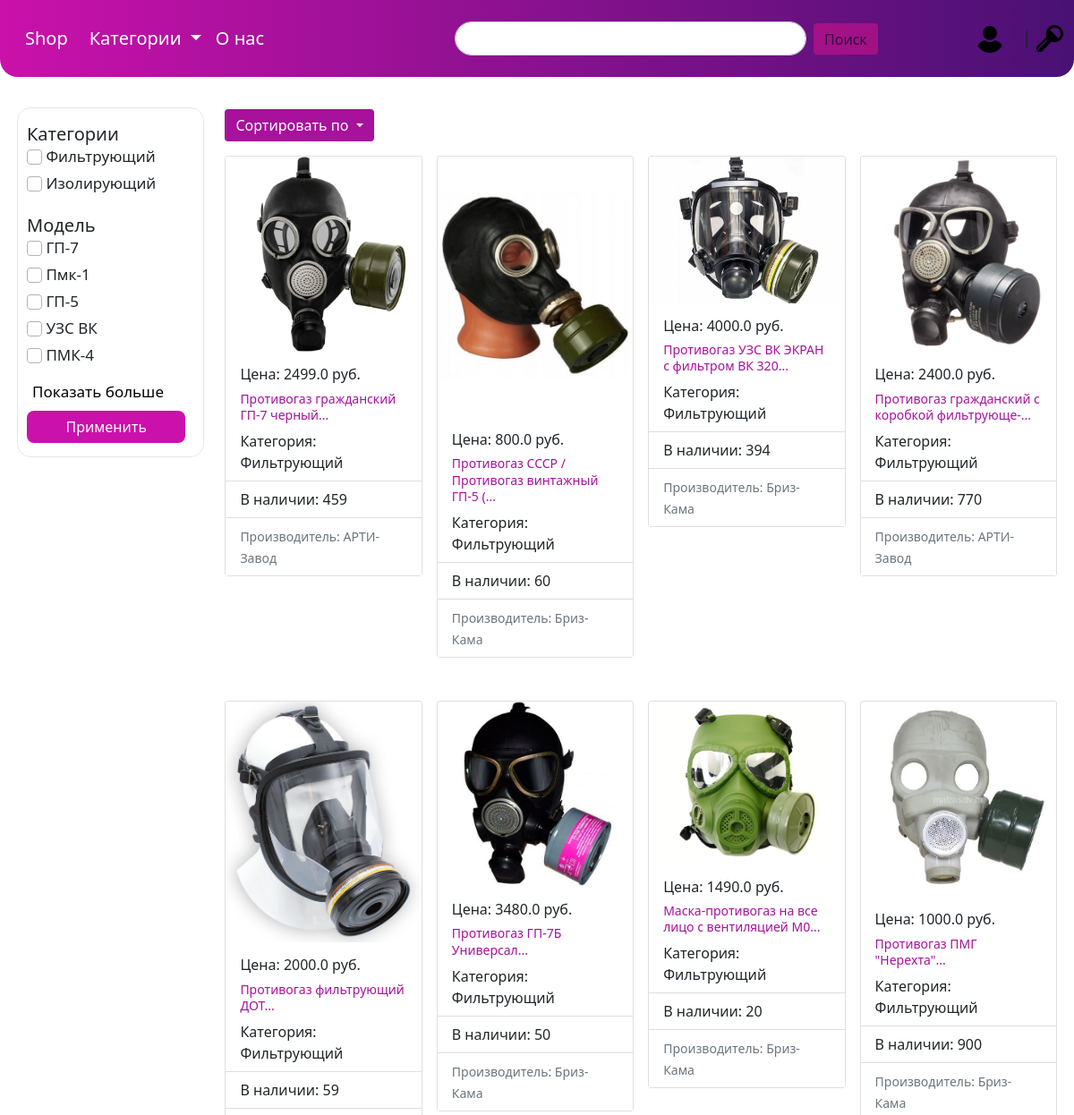
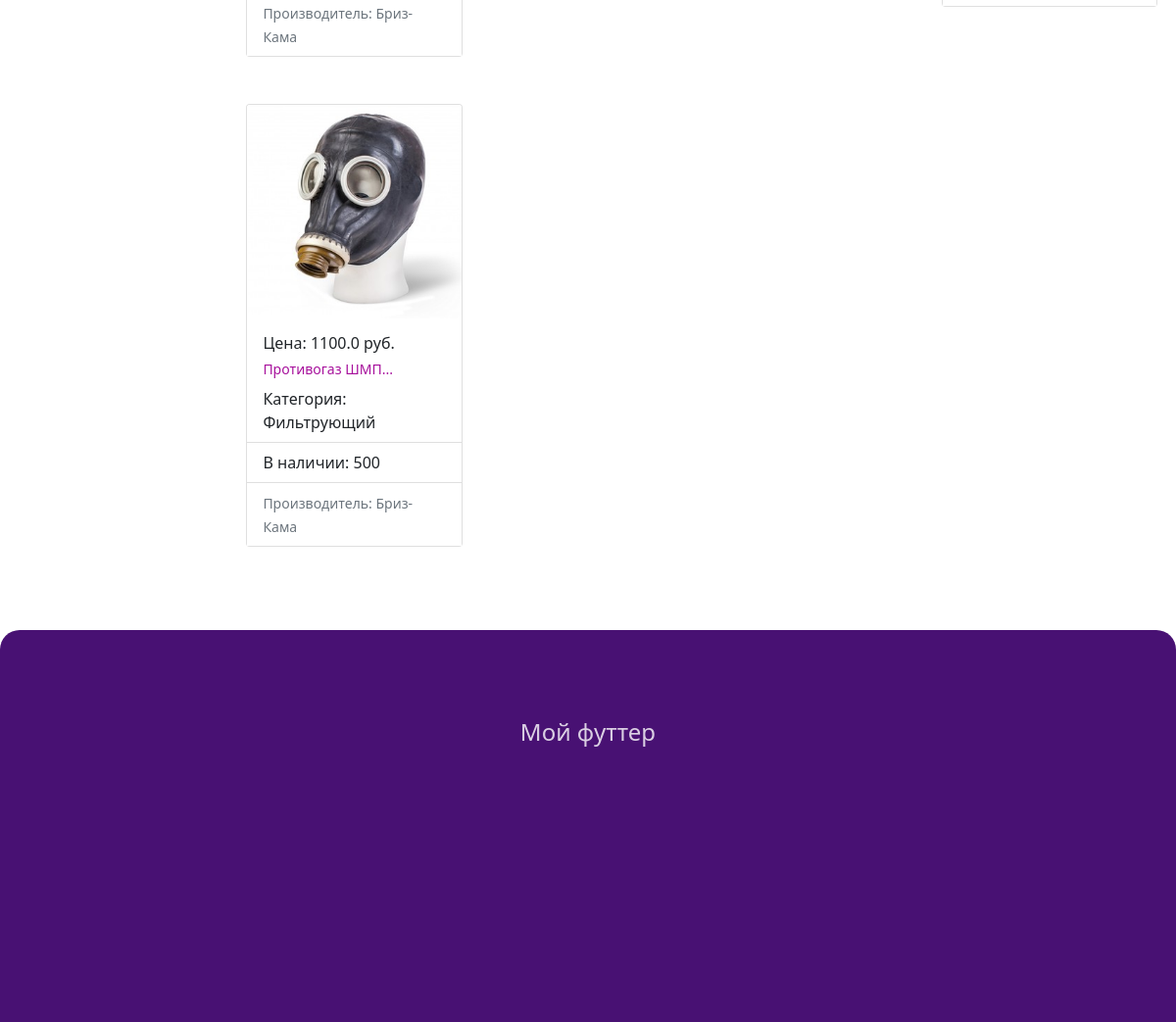
Screenshot of /shop/category/filtruyushchiy/ with the database file from the repository (2 pictures, top to bottom).
### shop/models.py (models this page shows, shortened)
class Category(models.Model):
    name = models.CharField(max_length=255, unique=True, verbose_name='Имя категории')
    content = models.TextField(blank=True, verbose_name='Описание')
    is_availability = models.BooleanField(default=False, verbose_name='Доступность')
    quantity = models.IntegerField(default=0, verbose_name='Кол-во в наличии')
    slug = models.SlugField(max_length=255, unique=True, db_index=True, verbose_name='URL')
    def get_absolute_url(self):
        return reverse('category', kwargs={'cat_slug': self.slug})
    def __str__(self):
        return self.name
    class Meta:
        verbose_name = 'Категория'
        verbose_name_plural = 'Категории'

class Product(models.Model):
    name = models.CharField(max_length=255, unique=True, verbose_name='Имя товара')
    content = models.TextField(blank=True, verbose_name='Описание')
    image = models.ImageField(upload_to='photos/product/%Y/%m/%d', verbose_name='Изображение')
    model = models.CharField(max_length=255, blank=False, verbose_name='Модель товара')
    price = models.FloatField(verbose_name='Цена')
    is_availability = models.BooleanField(default=False, verbose_name='Доступность')
    quantity = models.IntegerField(default=0, verbose_name='Кол-во в наличии')
    slug = models.SlugField(max_length=255, unique=True, db_index=True, verbose_name='URL')
    cat = models.ForeignKey('Category', on_delete=models.CASCADE, verbose_name='Категория')
    manuf = models.ForeignKey('Manufacturer', on_delete=models.CASCADE, verbose_name='Производитель')
    def get_absolute_url(self):
        return reverse('product-info', kwargs={'product_slug': self.slug})
    class Meta:
        verbose_name = 'Товар'
        verbose_name_plural = 'Товары'

class Manufacturer(models.Model):  # Производитель
    name = models.CharField(max_length=255, unique=True, verbose_name='Имя производителя')
    content = models.TextField(blank=True, verbose_name='Описание')
    logo = models.ImageField(upload_to='photos/manufacturer/%Y/%m/%d', verbose_name='Лого')
    slug = models.SlugField(max_length=255, unique=True, db_index=True, verbose_name='URL')
    def __str__(self):
        return self.name
    class Meta:
        verbose_name = 'Производитель'
        verbose_name_plural = 'Производители'

### shop/views.py (the view)
# urls.py: path('category/<slug:cat_slug>/', ProductCategory.as_view(), name='category'),  # роут для отображения категорий
class ProductCategory(ListView):
    model = Product
    template_name = 'shop/category.html'
    context_object_name = 'produsts'
    def get_queryset(self):
        if self.request.GET:
            return Product.objects.filter(is_availability=True, quantity__gte=0, cat__slug=self.kwargs['cat_slug']).order_by(
                self.request.GET.get('orderby'))
        else:
            return Product.objects.filter(is_availability=True, quantity__gte=0, cat__slug=self.kwargs['cat_slug'])
    def get_context_data(self, *, object_list=None, **kwargs):
        context = super().get_context_data(**kwargs)
        context['title'] = "Поиск по категории"
        context['cat_slug'] = self.kwargs['cat_slug']
        return context

### shop/templatetags/mytag.py (called while the page is built)
@register.simple_tag()
def get_categories():
    return Category.objects.all()

@register.simple_tag()
def get_models():
    return Product.objects.all().values('model')

### shop/templates/shop/category.html (shortened to what this page needs)
{% extends 'shop/base.html' %}
{% load mytag %}
{% block content %}
    <div class="filter-block">
        <div class="children-block-filter">
            <form method="GET" action="{% url 'category' cat_slug %}">
                {% include 'shop/left-filter.html' %}
            </form>
        </div>
    </div>
    <div class="product-block">
        <div class="dropdown">
            <form action="{% url 'category' cat_slug %}" method="get" id="sortProduct">
                {% include 'shop/order-list.html' %}
            </form>
        </div>
        {% include 'shop/list_product.html' %}
    </div>
{% endblock %}

### shop/templates/shop/left-filter.html (shortened to what this page needs)
{% load mytag %}
<div class="filter-cat">
    <h5>Категории</h5>
    {% get_categories as cat %}
    {% for c in cat %}
        <p><input class="form-check-input" type="checkbox" value="{{ c }}" id="flexCheckDefault"> {{ c }}</p>
    {% endfor %}
</div>
<div>
    <h5>Модель</h5>
    {% get_models as models %}
    {% for m in models|slice:'5' %}
        <p><input class="form-check-input" type="checkbox" value="{{ m.model }}" id="flexCheckDefault"> {{ m.model |capfirst }}</p>
    {% endfor %}
    <button id="show-more-button" onclick="get_more()" class="button-show-more" type="button">Показать больше</button>
</div>
<div>
    <button type="submit" class="btn btn-primary button-filter">Применить</button>
</div>

### shop/templates/shop/list_product.html (shortened to what this page needs)
<div class="row row-cols-1 row-cols-md-4 g-3">
    {% for product in produsts %}
        <div class="col">
            <div class="card my-sm-3 mx-auto">
                <div class="row g-0">
                    <img src="{{ product.image.url }}" class="card-img-top">
                    <div class="card-body">
                        <h6 class="card-title">Цена: {{ product.price }} руб.</h6>
                        <a href="{{ product.get_absolute_url }}" class="link-product"><p class="card-text">{{ product.name|slice:"45" }}...</p></a>
                    </div>
                    <ul class="list-group list-group-flush">
                        <li class="list-group-item">Категория: {{ product.cat }}</li>
                        <li class="list-group-item">В наличии: {{ product.quantity }}</li>
                        <li class="list-group-item"><small class="text-muted">Производитель: {{ product.manuf }}</small></li>
                    </ul>
                </div>
            </div>
        </div>
    {% endfor %}
</div>

### shop/static/css/style.css (style rules this page uses)
.card-body { padding-bottom: 0; }
.card-body p { text-align: left; font-size: 14px; line-height: 1.3; margin-bottom: 0; }
.card-img-top { max-height: 300px; }
.filter-block { display: inline-block; width: 20%; float: left; }
.product-block { display: inline-block; width: 80%; }
.filter-block { padding-right: -30px; }
.children-block-filter { width: 90%; border: 1px solid rgba(0, 0, 0, 0.1); border-radius: 15px; margin-top: 15px; padding-left: 10px; }
.children-block-filter div { line-height: 10px; font-size: 17px; width: 90%; }
.filter-cat { margin-top: 17px; padding-bottom: 10px; }
#flexCheckDefault { margin-top: -3px; color: white; border: 1px solid rgba(0, 0, 0, 0.3); }
.button-filter { width: 100%; border-radius: 8px; background-color: #CB11AB; border: none; margin-bottom: 15px; }
.button-show-more { margin-top: 10px; margin-bottom: 15px; border: none; background-color: white; }
.link-product { text-decoration: none; color: #A7119C; }

### rows the page displays
Category: name "Фильтрующий"
Category: name "Изолирующий"
Product: image (picture), price "2499.0", name "Противогаз гражданский ГП-7 черный", cat "Фильтрующий", quantity "459", manuf "АРТИ-Завод"
Product: image (picture), price "800.0", name "Противогаз СССР / Противогаз винтажный ГП-5 (", cat "Фильтрующий", quantity "60", manuf "Бриз-Кама"
Product: image (picture), price "4000.0", name "Противогаз УЗС ВК ЭКРАН с фильтром ВК 320", cat "Фильтрующий", quantity "394", manuf "Бриз-Кама"
Product: image (picture), price "2400.0", name "Противогаз гражданский с коробкой фильтрующе-", cat "Фильтрующий", quantity "770", manuf "АРТИ-Завод"
Product: image (picture), price "2000.0", name "Противогаз фильтрующий ДОТ", cat "Фильтрующий", quantity "59", manuf "Бриз-Кама"
Product: image (picture), price "3480.0", name "Противогаз ГП-7Б Универсал", cat "Фильтрующий", quantity "50", manuf "Бриз-Кама"
Product: image (picture), price "1490.0", name "Маска-противогаз на все лицо с вентиляцией M0", cat "Фильтрующий", quantity "20", manuf "Бриз-Кама"
Product: image (picture), price "1000.0", name "Противогаз ПМГ \"Нерехта\"", cat "Фильтрующий", quantity "900", manuf "Бриз-Кама"
Product: image (picture), price "1100.0", name "Противогаз ШМП", cat "Фильтрующий", quantity "500", manuf "Бриз-Кама"

### other values shown
{{ m.model |capfirst }} "ГП-7" "Пмк-1" "ГП-5" "УЗС ВК" "ПМК-4"
